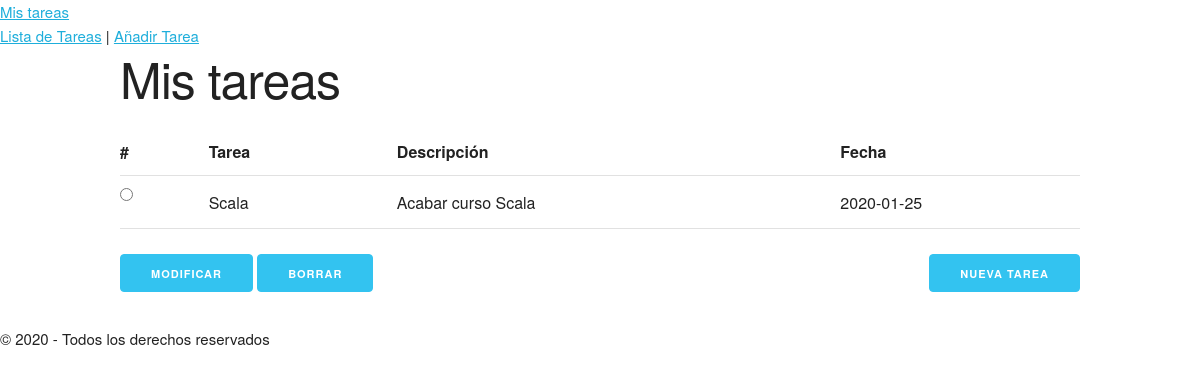
Before: / with the older database file.
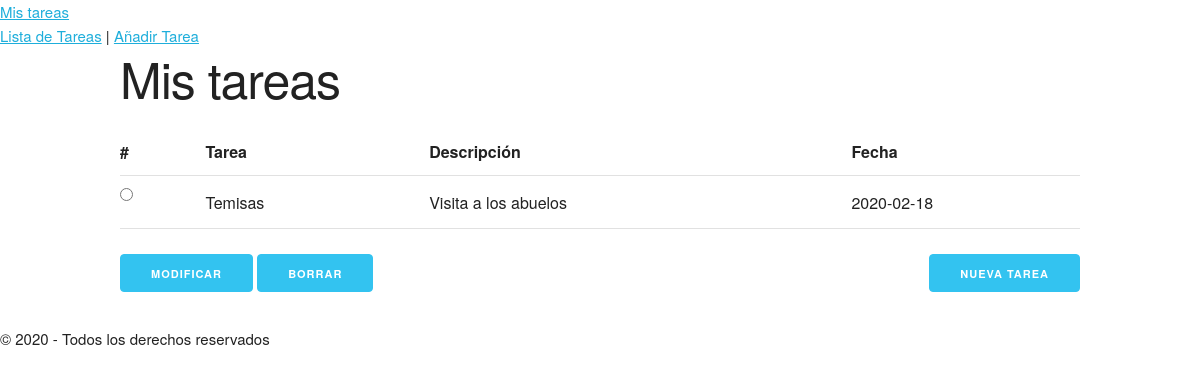
After: the same page with the newer database file.
### tables this page shows
CREATE TABLE "tareas" (
	"id"	INTEGER PRIMARY KEY AUTOINCREMENT,
	"titulo"	TEXT NOT NULL,
	"descripción"	TEXT,
	"date"	TEXT NOT NULL
);

### tasks/routes.py (the view)
@app.route("/")
def index():
    registros = dbQuery('SELECT titulo, descripción, date, id FROM tareas;')
    if registros:
        if isinstance(registros, dict):
            registros = [registros] #Para guardar cada linea en una tupla distinta. Importante este paso.
    else:
        registros = []
    return render_template("index.html", registros=registros)

### tasks/routes.py (called while the page is built)
def dict_factory(cursor, row):
    d = {}
    for ix, col in enumerate(cursor.description):
        d[col[0]] = row[ix]
    return d

def dbQuery(consulta, *args):
    conn = sqlite3.connect(BASE_DATOS)
    conn.row_factory = dict_factory
    cursor = conn.cursor()
    rows = cursor.execute(consulta, args).fetchall()
    if len(rows) == 1:
        rows = rows[0]
    elif len(rows) == 0:
        rows = None
    conn.commit()
    conn.close()
    print(rows)
    return rows

### tasks/templates/index.html (shortened to what this page needs)
{% extends "base.html" %}
{% block content %}
    <h1>Mis tareas</h1>
    <form action="/processtask">
        <table class="u-full-width">
            <tr>
                <th>#</th>
                <th>Tarea</th>
                <th>Descripción</th>
                <th>Fecha</th>
            </tr>
            {% for data in registros %}
            <tr>
                <td><input type="radio" name="ix" value="{{data['id']}}"></td>
                <td>{{"%s" | format(data['titulo'])}}</td>
                <td>{{"%s" | format(data['descripción'])}}</td>
                <td>{{"%s" | format(data['date'])}}</td>
            </tr>
            {% endfor %}
        </table>
        <button class="button-primary" name="btnModificar" type="submit">Modificar</button>
        <button class="button-primary" name="btnBorrar" type="submit">Borrar</button>
        <a class="button button-primary u-pull-right" href="/newTask">Nueva Tarea</a>
    </form>
{% endblock %}

### tasks/templates/base.html (shortened to what this page needs)
<html lang="en">
<head>
    <link rel ="stylesheet" href="/static/css/normalize.css">
    <link rel ="stylesheet" href="/static/css/skeleton.css">
    <link rel ="stylesheet" href="/static/css/styles.css">
</head>
<body>
    <header>
        <a href="/" class = "logo"> Mis tareas</a>
    </header>
    <nav><a href="/">Lista de Tareas</a> | <a href="./newTask">Añadir Tarea</a></nav>
    <section class="container">
        {% block content %}{% endblock %}
    </section>
    <footer>&copy 2020 - Todos los derechos reservados</f ooter>
</body>
</html>

### tasks/static/css/skeleton.css (style rules this page uses)
.container { position: relative; width: 100%; max-width: 960px; margin: 0 auto; padding: 0 20px; box-sizing: border-box; }
@media (min-width: 400px) { .container { width: 85%; padding: 0; } }
@media (min-width: 550px) { .container { width: 80%; } }
html { font-size: 62.5%; }
body { font-size: 1.5em; line-height: 1.6; font-weight: 400; font-family: "Raleway", "HelveticaNeue", "Helvetica Neue", Helvetica, Arial, sans-serif; color: #222; }
h1, h2, h3, h4, h5, h6 { margin-top: 0; margin-bottom: 2rem; font-weight: 300; }
h1 { font-size: 4.0rem; line-height: 1.2; letter-spacing: -.1rem; }
@media (min-width: 550px) { h1 { font-size: 5.0rem; } }
a { color: #1EAEDB; }
.button, button, input[type="submit"], input[type="reset"], input[type="button"] { display: inline-block; height: 38px; padding: 0 30px; color: #555; text-align: center; font-size: 11px; font-weight: 600; line-height: 38px; letter-spacing: .1rem; text-transform: uppercase; text-decoration: none; white-space: nowrap; background-color: transparent; border-radius: 4px; border: 1px solid #bbb; cursor: pointer; box-sizing: border-box; }
.button.button-primary, button.button-primary, input[type="submit"].button-primary, input[type="reset"].button-primary, input[type="button"].button-primary { color: #FFF; background-color: #33C3F0; border-color: #33C3F0; }
input[type="checkbox"], input[type="radio"] { display: inline; }
th, td { padding: 12px 15px; text-align: left; border-bottom: 1px solid #E1E1E1; }
th:first-child, td:first-child { padding-left: 0; }
th:last-child, td:last-child { padding-right: 0; }
button, .button { margin-bottom: 1rem; }
input, textarea, select, fieldset { margin-bottom: 1.5rem; }
pre, blockquote, dl, figure, table, p, ul, ol, form { margin-bottom: 2.5rem; }
.u-full-width { width: 100%; box-sizing: border-box; }
.u-pull-right { float: right; }
.container:after, .row:after, .u-cf { content: ""; display: table; clear: both; }

Changed rows visible on the page:
removed tareas: titulo "Scala", descripción "Acabar curso Scala", date "2020-01-25"
added tareas: titulo "Temisas", descripción "Visita a los abuelos", date "2020-02-18"
